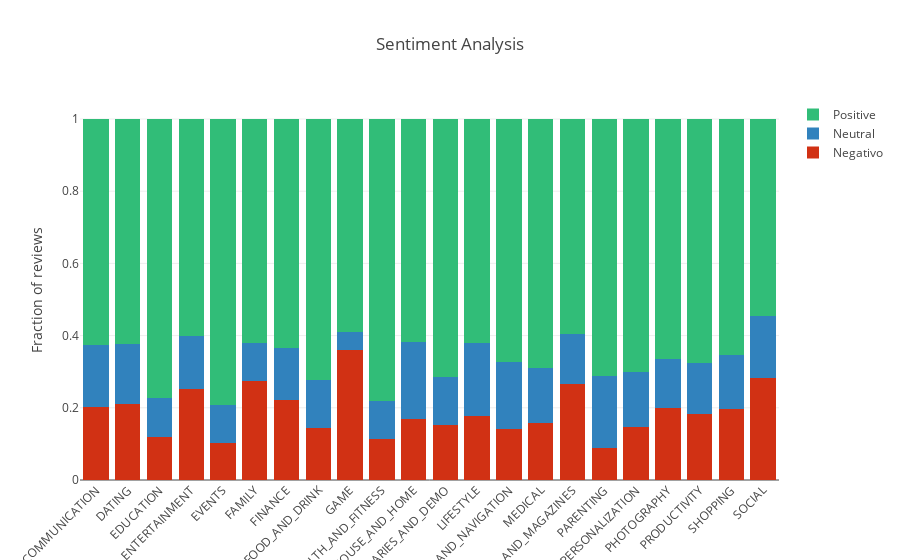

The notebook cell this image was saved under:
### Code cell
grouped_sentiment_category_count = merged_df.groupby(['Category', 'Sentiment']).agg({'App': 'count'}).reset_index()
grouped_sentiment_category_sum = merged_df.groupby(['Category']).agg({'Sentiment': 'count'}).reset_index()

new_df = pd.merge(grouped_sentiment_category_count, grouped_sentiment_category_sum, on=["Category"])

new_df['Sentiment_Normalized'] = new_df.App/new_df.Sentiment_y
new_df = new_df.groupby('Category').filter(lambda x: len(x) ==3)

trace1 = go.Bar(
    x=list(new_df.Category[::3])[6:-5],
    y=new_df.Sentiment_Normalized[::3][6:-5],
    name='Negativo',
    marker=dict(color = 'rgb(209,49,20)')
)

trace2 = go.Bar(
    x=list(new_df.Category[::3])[6:-5],
    y= new_df.Sentiment_Normalized[1::3][6:-5],
    name='Neutral',
    marker=dict(color = 'rgb(49,130,189)')
)

trace3 = go.Bar(
    x=list(new_df.Category[::3])[6:-5],
    y= new_df.Sentiment_Normalized[2::3][6:-5],
    name='Positive',
    marker=dict(color = 'rgb(49,189,120)')
)

data = [trace1, trace2, trace3]

layout = go.Layout(
    title = 'Sentiment Analysis',
    barmode='stack',
    xaxis = {'tickangle': -45},
    yaxis = {'title': 'Fraction of reviews'})

fig = go.Figure(data=data, layout=layout)

plotly.offline.iplot({'data': data, 'layout': layout})

### Figure 1 — Plotly figure (JSON) as saved in the notebook; plotly's stock layout.template omitted (floating-point values rounded to 4 significant figures)
{"data": [{"marker": {"color": "rgb(209,49,20)"}, "name": "Negativo", "type": "bar", "uid": "027305fc-f682-46ba-bd83-b1586a0f54a4", "x": ["COMMUNICATION", "DATING", "EDUCATION", "ENTERTAINMENT", "EVENTS", "FAMILY", "FINANCE", "FOOD_AND_DRINK", "GAME", "HEALTH_AND_FITNESS", "HOUSE_AND_HOME", "LIBRARIES_AND_DEMO", "LIFESTYLE", "MAPS_AND_NAVIGATION", "MEDICAL", "NEWS_AND_MAGAZINES", "PARENTING", "PERSONALIZATION", "PHOTOGRAPHY", "PRODUCTIVITY", "SHOPPING", "SOCIAL"], "y": [0.2021, 0.2105, 0.1204, 0.2524, 0.1013, 0.2748, 0.223, 0.1442, 0.3606, 0.1143, 0.1703, 0.1532, 0.1771, 0.1406, 0.1593, 0.2654, 0.08846, 0.1456, 0.1998, 0.1839, 0.1971, 0.2821]}, {"marker": {"color": "rgb(49,130,189)"}, "name": "Neutral", "type": "bar", "uid": "1cd1dba7-9907-4a9f-8793-038d2ab364dc", "x": ["COMMUNICATION", "DATING", "EDUCATION", "ENTERTAINMENT", "EVENTS", "FAMILY", "FINANCE", "FOOD_AND_DRINK", "GAME", "HEALTH_AND_FITNESS", "HOUSE_AND_HOME", "LIBRARIES_AND_DEMO", "LIFESTYLE", "MAPS_AND_NAVIGATION", "MEDICAL", "NEWS_AND_MAGAZINES", "PARENTING", "PERSONALIZATION", "PHOTOGRAPHY", "PRODUCTIVITY", "SHOPPING", "SOCIAL"], "y": [0.1719, 0.1668, 0.1063, 0.1464, 0.1076, 0.1035, 0.1422, 0.1317, 0.05001, 0.1058, 0.2133, 0.1321, 0.2013, 0.1875, 0.15, 0.1394, 0.2, 0.1545, 0.1361, 0.1394, 0.1492, 0.1727]}, {"marker": {"color": "rgb(49,189,120)"}, "name": "Positive", "type": "bar", "uid": "2f8c25d3-0221-45dd-aab0-a983e0963b7f", "x": ["COMMUNICATION", "DATING", "EDUCATION", "ENTERTAINMENT", "EVENTS", "FAMILY", "FINANCE", "FOOD_AND_DRINK", "GAME", "HEALTH_AND_FITNESS", "HOUSE_AND_HOME", "LIBRARIES_AND_DEMO", "LIFESTYLE", "MAPS_AND_NAVIGATION", "MEDICAL", "NEWS_AND_MAGAZINES", "PARENTING", "PERSONALIZATION", "PHOTOGRAPHY", "PRODUCTIVITY", "SHOPPING", "SOCIAL"], "y": [0.626, 0.6227, 0.7733, 0.6013, 0.7911, 0.6217, 0.6348, 0.7241, 0.5894, 0.7799, 0.6164, 0.7147, 0.6216, 0.6719, 0.6907, 0.5952, 0.7115, 0.6999, 0.6641, 0.6767, 0.6537, 0.5452]}], "layout": {"barmode": "stack", "title": {"text": "Sentiment Analysis"}, "xaxis": {"tickangle": -45}, "yaxis": {"title": {"text": "Fraction of reviews"}}}}
